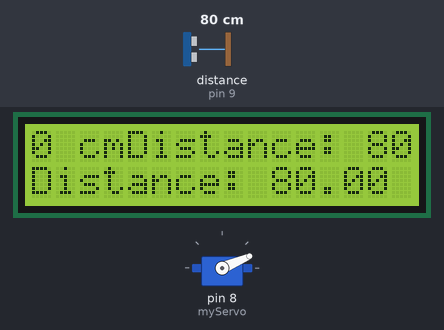
A sketch run on a simulated Arduino Uno, built with avr-gcc and run on an emulated ATmega328P. Shown: 16×2 character LCD, servo. The inputs (shaded band) are chosen by the test bench; at power-on: distance to the obstacle (sensor on pin 9) 80 cm.

Above: at 1.2 s.
1.3 s: distance to the obstacle (sensor on pin 9) set to 2 cm
At 1.54 s:
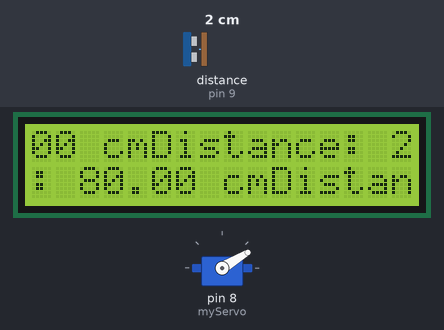
3.7 s: distance to the obstacle (sensor on pin 9) set to 18 cm
At 3.97 s:
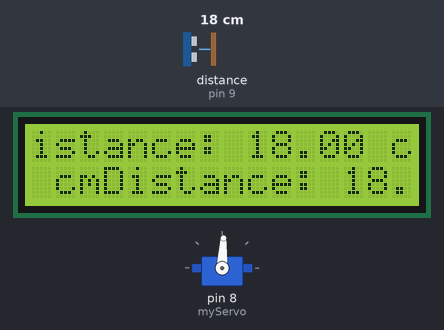
6.2 s: distance to the obstacle (sensor on pin 9) set to 4 cm
At 6.46 s:
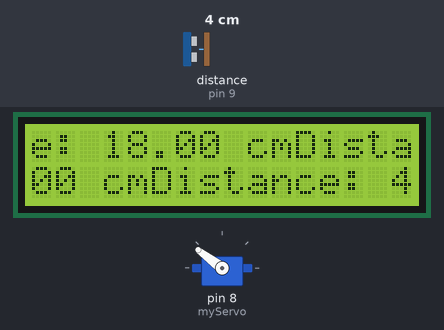
8.7 s: distance to the obstacle (sensor on pin 9) set to 60 cm
At 9.5 s:
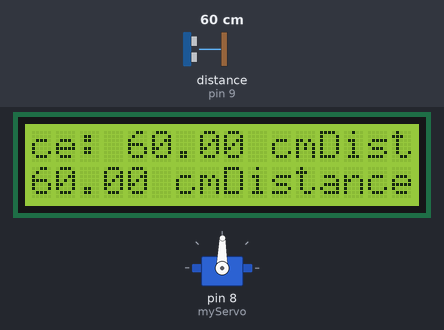
11.1 s: distance to the obstacle (sensor on pin 9) set to 9 cm
At 11.5 s:
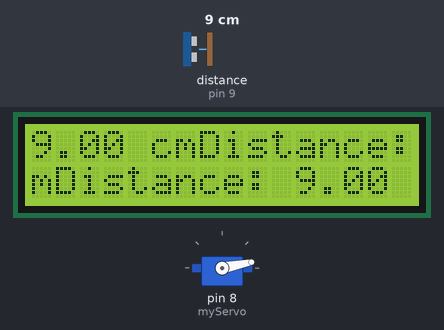
13.7 s: distance to the obstacle (sensor on pin 9) set to 299 cm
At 13.95 s:
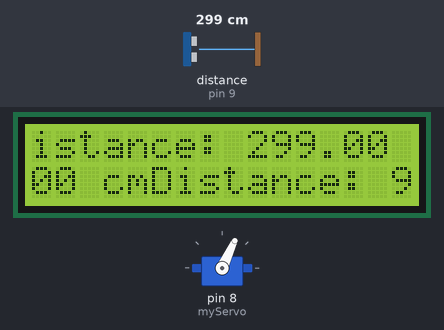
Timing chart, 0 to 19.2 s (numbered marks = the images above; inputs shaded):
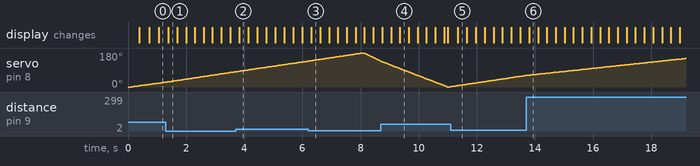

The sketch:

prototype3.ino
```cpp
#include <HCSR04.h>
#include <Servo.h>
#include <LiquidCrystal.h>

Servo myServo;
HCSR04 hc (10, 9);
LiquidCrystal lcd (1, 2, 4, 5, 6, 7);

int i = 0;

void setup (){
  lcd.begin(16, 2);
  myServo.attach(8);
}
void loop (){
  lcd.setCursor (0, 0);

  for (i = 0; i <=180; i++){
    myServo.write(i);
    delay (30);
    lcd.print("Distance: ");
    lcd.print(hc.dist());
    lcd.print(" cm");
    delay (10);
  }

  for (i = 180; i >= 0; i--){
    myServo.write (i);
    lcd.print ("Distance: ");
    lcd.print (hc.dist());
    lcd.print (" cm");
    delay (10);
  }
}
```

Measured:
- after the input at 3.7 s, the display: changes after 0.12 s (image 2)
- after the input at 6.2 s, the display: changes after 0.11 s (image 3)
- after the input at 8.7 s, the display: first changes after 0.05 s (image 4 shows a later state)
- after the input at 11.1 s, the display: changes after 0.25 s (image 5)
- after the input at 13.7 s, the display: changes after 0.10 s (image 6)
